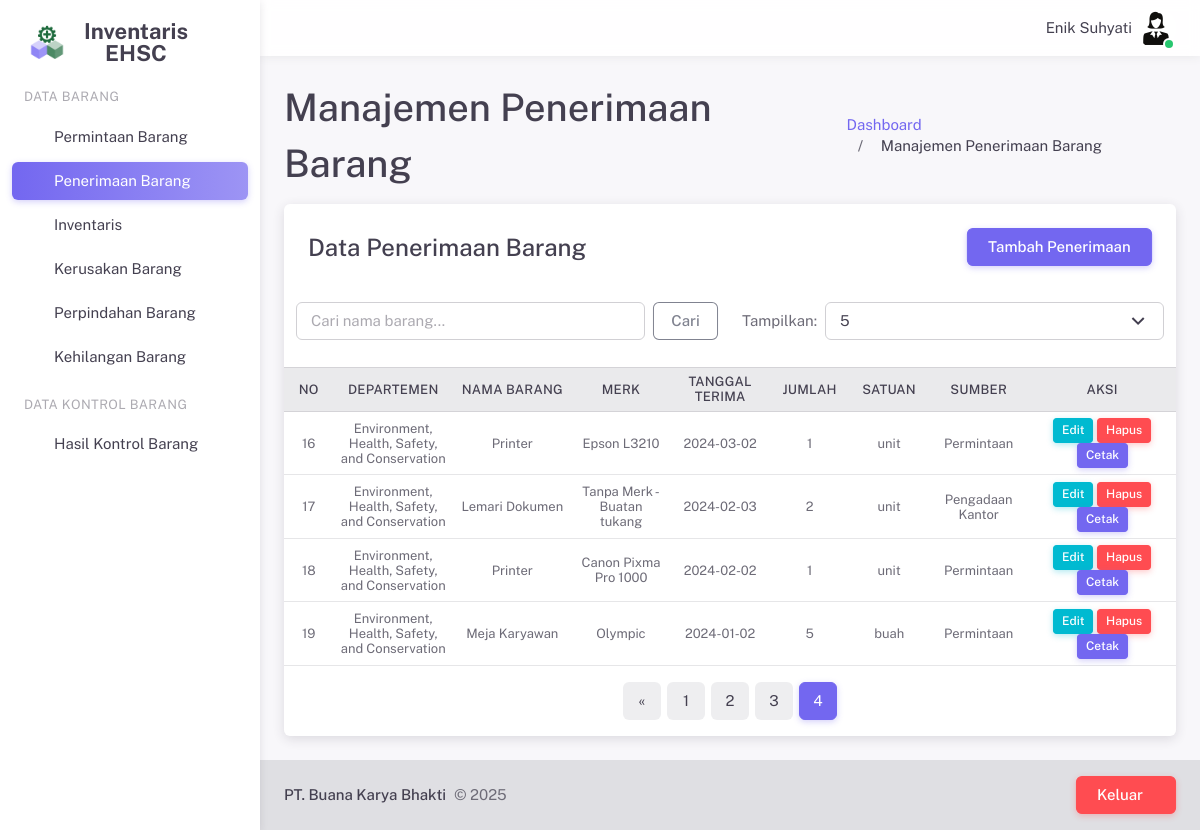
/pages/penerimaanBarang.php?page=4&limit=5 (signed in), run on an earlier commit of the app's database.
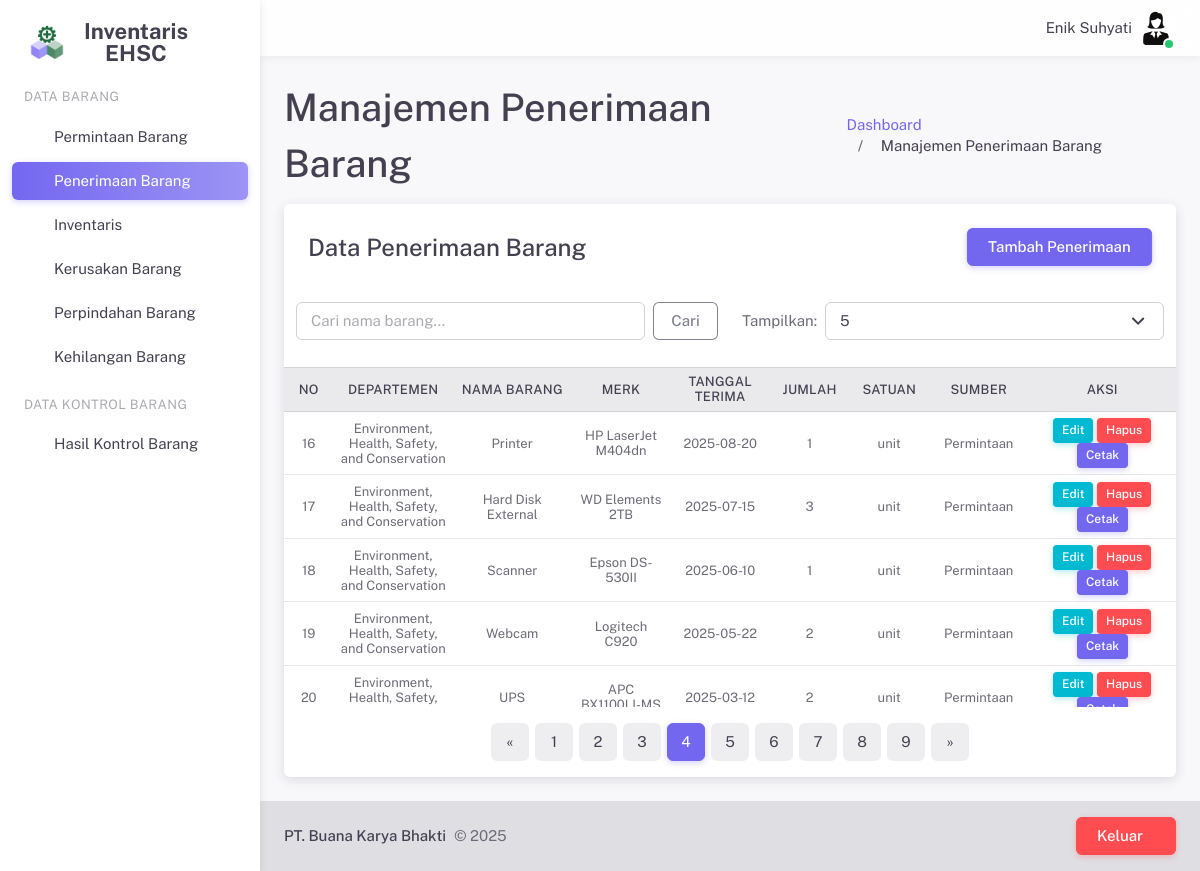
And on a later commit of the database.
### tables this page shows
CREATE TABLE `penerimaan_barang` (
  `id_penerimaan` int(11) NOT NULL,
  `id_permintaan` int(11) DEFAULT NULL,
  `id_departemen` int(11) NOT NULL,
  `nama_barang` varchar(255) NOT NULL,
  `merk` varchar(255) NOT NULL,
  `tanggal_terima` date NOT NULL,
  `jumlah` int(11) NOT NULL,
  `satuan` varchar(20) NOT NULL,
  `sumber_penerimaan` varchar(25) NOT NULL
);

CREATE TABLE `departemen` (
  `id_departemen` int(11) NOT NULL,
  `kode_departemen` varchar(20) NOT NULL,
  `nama_departemen` varchar(255) NOT NULL
);

### server/crudPenerimaanBarang.php (called while the page is built, shortened)
<?php
$limit = isset($_GET['limit']) ? (int) $_GET['limit'] : 5;
$page = isset($_GET['page']) ? (int) $_GET['page'] : 1;
$offset = ($page - 1) * $limit;
$search = isset($_POST['search']) ? $_POST['search'] : '';
$query = "SELECT pb.*, d.nama_departemen
          FROM penerimaan_barang pb
          LEFT JOIN departemen d ON pb.id_departemen = d.id_departemen
          WHERE pb.nama_barang LIKE '%$search%'
          ORDER BY pb.id_penerimaan DESC
          LIMIT $limit OFFSET $offset";
$result = mysqli_query($conn, $query);
$totalQuery = "SELECT COUNT(*) as total FROM penerimaan_barang pb
               WHERE pb.nama_barang LIKE '%$search%'";
$totalResult = mysqli_query($conn, $totalQuery);
$totalRow = mysqli_fetch_assoc($totalResult);
$totalPages = ceil($totalRow['total'] / $limit);
?>

### server/sessionHandler.php (called while the page is built, shortened)
<?php
$jabatan = isset($_SESSION['jabatan']) ? $_SESSION['jabatan'] : '';
?>

### pages/penerimaanBarang.php (the view, shortened to what the changed rows need)
<?php
require('../server/sessionHandler.php');
require_once('../server/configDB.php');
require('../server/crudPenerimaanBarang.php');
require('../layouts/header.php');
?>
<div class="layout-wrapper layout-content-navbar">
    <div class="layout-container">
        <div class="layout-page">
            <div class="content-wrapper">
                <div class="container-xxl flex-grow-1 container-p-y">
                    <div class="d-flex justify-content-between align-items-center mb-2">
                        <div>
                            <h2 class="mb-1">Manajemen Penerimaan Barang</h2>
                        </div>
                    </div>
                    <div class="card">
                        <div class="table-responsive text-nowrap" style="max-height: 340px;">
                            <table class="table table-hover table-sm small">
                                <thead class="table-light">
                                    <tr>
                                        <th class="text-center align-middle w-50px">No</th>
                                        <th class="text-center align-middle w-120px">Departemen</th>
                                        <th class="text-center align-middle w-120px">Nama Barang</th>
                                        <th class="text-center align-middle w-100px">Merk</th>
                                        <th class="text-center align-middle w-100px">Tanggal Terima</th>
                                        <th class="text-center align-middle w-80px">Jumlah</th>
                                        <th class="text-center align-middle w-80px">Satuan</th>
                                        <th class="text-center align-middle w-100px">Sumber</th>
                                        <th class="text-center align-middle w-150px">Aksi</th>
                                    </tr>
                                </thead>
                                <tbody>
                                    <?php
                                    $no = $offset + 1;
                                    while ($row = mysqli_fetch_assoc($result)) {
                                    ?>
                                    <tr>
                                        <td class="text-center align-middle"><?php echo $no++; ?></td>
                                        <td class="text-center align-middle"><?php echo $row['nama_departemen']; ?></td>
                                        <td class="text-center align-middle"><?php echo $row['nama_barang']; ?></td>
                                        <td class="text-center align-middle"><?php echo $row['merk']; ?></td>
                                        <td class="text-center align-middle"><?php echo $row['tanggal_terima']; ?></td>
                                        <td class="text-center align-middle"><?php echo $row['jumlah']; ?></td>
                                        <td class="text-center align-middle"><?php echo $row['satuan']; ?></td>
                                        <td class="text-center align-middle"><?php echo $row['sumber_penerimaan']; ?>
                                        </td>
                                        <td class="text-center align-middle">
                                            <?php if ($jabatan === 'administrasi'): ?>
                                            <button class="btn btn-info btn-sm" data-bs-toggle="modal"
                                                data-bs-target="#modal-update-<?php echo $row['id_penerimaan']; ?>">Edit</button>
                                            <button type="button" class="btn btn-danger btn-sm" data-bs-toggle="modal"
                                                data-bs-target="#modal-delete-<?php echo $row['id_penerimaan']; ?>">Hapus</button>
                                            <?php endif; ?>
                                            <a href="../report/printLaporanPenerimaanBarang.php?id=<?php echo $row['id_permintaan']; ?>"
                                                class="btn btn-primary btn-sm">Cetak</a>
                                        </td>
                                    </tr>
                                    <div class="modal fade" id="modal-delete-<?php echo $row['id_penerimaan']; ?>"
                                        tabindex="-1" aria-hidden="true">
                                        <?php } ?>
                                </tbody>
                            </table>
                        </div>
                        <nav aria-label="Page navigation" class="mt-4">
                            <ul class="pagination pagination-rounded justify-content-center">
                                <?php for ($i = 1; $i <= $totalPages; $i++) { ?>
                                <li class="page-item <?php if ($i == $page) echo 'active'; ?>">
                                    <a class="page-link"
                                        href="?page=<?php echo $i; ?>&limit=<?php echo $limit; ?>"><?php echo $i; ?></a>
                                </li>
                                <?php } ?>
                                <?php if ($page < $totalPages) { ?>
                                <li class="page-item">
                                    <a class="page-link"
                                        href="?page=<?php echo $page + 1; ?>&limit=<?php echo $limit; ?>"
                                        aria-label="Next">
                                        <span aria-hidden="true">&raquo;</span>
                                    </a>
                                </li>
                                <?php } ?>
                            </ul>
                        </nav>
                    </div>
                </div>
            </div>
        </div>
    </div>
</div>

What changed in the data, as far as the page shows it:
no longer on this page (row unchanged): penerimaan_barang: id_departemen.nama_departemen "Environment, Health, Safety, and Conservation", nama_barang "Printer", merk "Epson L3210", tanggal_terima "2024-03-02", jumlah "1", satuan "unit", sumber_penerimaan "Permintaan"
no longer on this page (row unchanged): penerimaan_barang: id_departemen.nama_departemen "Environment, Health, Safety, and Conservation", nama_barang "Lemari Dokumen", merk "Tanpa Merk - Buatan tukang", tanggal_terima "2024-02-03", jumlah "2", satuan "unit", sumber_penerimaan "Pengadaan Kantor"
no longer on this page (row unchanged): penerimaan_barang: id_departemen.nama_departemen "Environment, Health, Safety, and Conservation", nama_barang "Printer", merk "Canon Pixma Pro 1000", tanggal_terima "2024-02-02", jumlah "1", satuan "unit", sumber_penerimaan "Permintaan"
no longer on this page (row unchanged): penerimaan_barang: id_departemen.nama_departemen "Environment, Health, Safety, and Conservation", nama_barang "Meja Karyawan", merk "Olympic", tanggal_terima "2024-01-02", jumlah "5", satuan "buah", sumber_penerimaan "Permintaan"
added penerimaan_barang: id_departemen.nama_departemen "Environment, Health, Safety, and Conservation", nama_barang "Printer", merk "HP LaserJet M404dn", tanggal_terima "2025-08-20", jumlah "1", satuan "unit", sumber_penerimaan "Permintaan"
added penerimaan_barang: id_departemen.nama_departemen "Environment, Health, Safety, and Conservation", nama_barang "Hard Disk External", merk "WD Elements 2TB", tanggal_terima "2025-07-15", jumlah "3", satuan "unit", sumber_penerimaan "Permintaan"
added penerimaan_barang: id_departemen.nama_departemen "Environment, Health, Safety, and Conservation", nama_barang "Scanner", merk "Epson DS-530II", tanggal_terima "2025-06-10", jumlah "1", satuan "unit", sumber_penerimaan "Permintaan"
added penerimaan_barang: id_departemen.nama_departemen "Environment, Health, Safety, and Conservation", nama_barang "Webcam", merk "Logitech C920", tanggal_terima "2025-05-22", jumlah "2", satuan "unit", sumber_penerimaan "Permintaan"
added penerimaan_barang: id_departemen.nama_departemen "Environment, Health, Safety,…", nama_barang "UPS", merk "APC…", tanggal_terima "2025-03-12", jumlah "2", satuan "unit", sumber_penerimaan "Permintaan"
Also different on the page:
new list line: "5"
new list line: "6"
new list line: "7"
new list line: "8"
new list line: "9"
